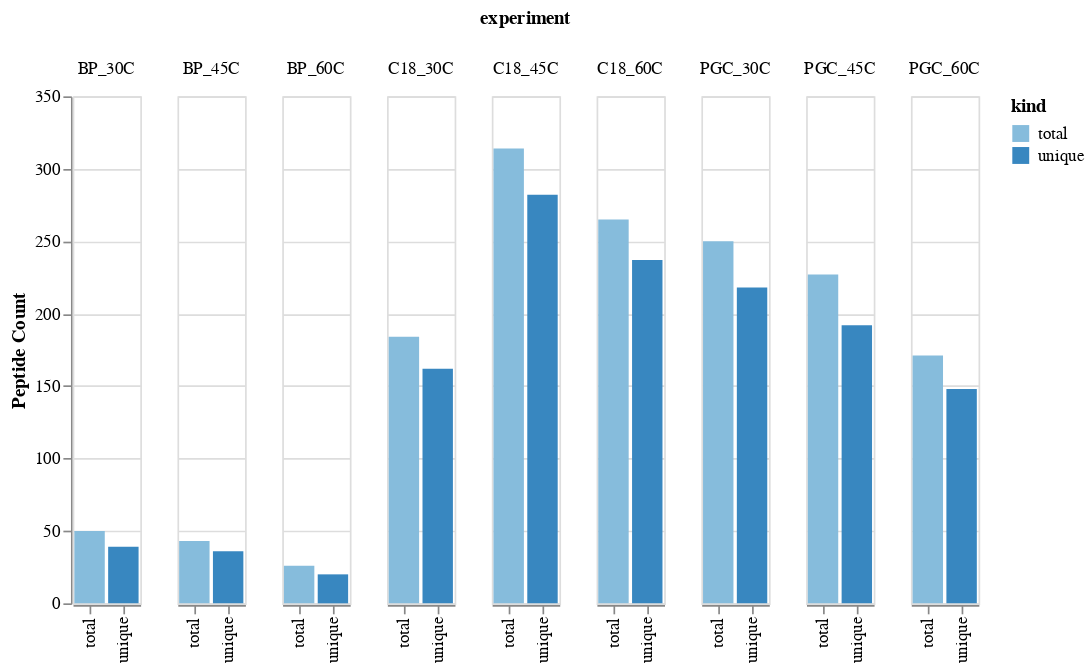

Write notebook code for a chart like this one.
### Code cell
chart

### Figure 1 — Vega-Lite specification as saved in the notebook (floating-point values rounded to 4 significant figures)
{"config": {"view": {"continuousWidth": 400, "continuousHeight": 300}}, "data": {"name": "data-68e6820a7803aa0309270302c5179d1b"}, "mark": "bar", "encoding": {"color": {"type": "ordinal", "field": "kind"}, "column": {"type": "ordinal", "field": "experiment"}, "x": {"type": "ordinal", "field": "kind", "title": ""}, "y": {"type": "quantitative", "field": "value", "title": "Peptide Count"}}, "$schema": "https://vega.github.io/schema/vega-lite/v4.8.1.json", "datasets": {"data-68e6820a7803aa0309270302c5179d1b": [{"experiment": "BP_30C", "kind": "total", "value": 50}, {"experiment": "BP_30C", "kind": "unique", "value": 39}, {"experiment": "BP_45C", "kind": "total", "value": 43}, {"experiment": "BP_45C", "kind": "unique", "value": 36}, {"experiment": "BP_60C", "kind": "total", "value": 26}, {"experiment": "BP_60C", "kind": "unique", "value": 20}, {"experiment": "C18_30C", "kind": "total", "value": 184}, {"experiment": "C18_30C", "kind": "unique", "value": 162}, {"experiment": "C18_45C", "kind": "total", "value": 314}, {"experiment": "C18_45C", "kind": "unique", "value": 282}, {"experiment": "C18_60C", "kind": "total", "value": 265}, {"experiment": "C18_60C", "kind": "unique", "value": 237}, {"experiment": "PGC_30C", "kind": "total", "value": 250}, {"experiment": "PGC_30C", "kind": "unique", "value": 218}, {"experiment": "PGC_45C", "kind": "total", "value": 227}, {"experiment": "PGC_45C", "kind": "unique", "value": 192}, {"experiment": "PGC_60C", "kind": "total", "value": 171}, {"experiment": "PGC_60C", "kind": "unique", "value": 148}]}}
